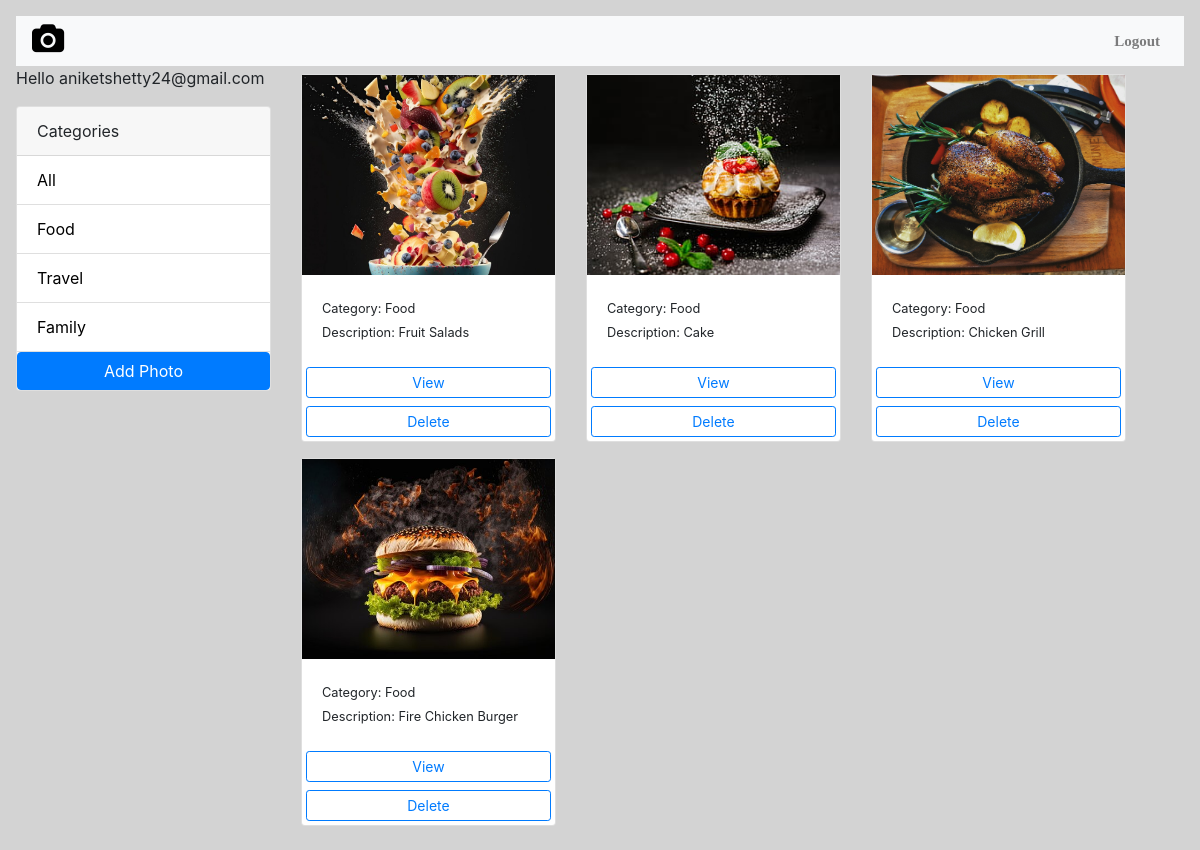
Page /gallery/?category=Food (signed in) on the committed database.
### Photo_Album_Application/models.py (models this page shows, shortened)
class Category(models.Model):
    class Meta:
        verbose_name = 'Category'
        verbose_name_plural = 'Categories'
    user = models.ForeignKey(
        User, on_delete=models.SET_NULL, null=True, blank=True)
    name = models.CharField(max_length=100, null=False, blank=False)

class Photo(models.Model):
    class Meta:
        verbose_name = 'Photo'
        verbose_name_plural = 'Photos'
    category = models.ForeignKey(
        Category, on_delete=models.SET_NULL, null=True, blank=True)
    image = models.ImageField(null=False, blank=False)
    description = models.TextField()

### Photo_Album_Application/views.py (the view)
# urls.py: path('gallery/', views.gallery, name='gallery'),
def gallery(request):
    user = request.user
    print(user, " gallery")
    category = request.GET.get('category')
    if category == None:
        photos = Photo.objects.filter(category__user=user)
    else:
        photos = Photo.objects.filter(
            category__name=category, category__user=user)
    categories = Category.objects.filter(user=user)
    context = {'categories': categories, 'photos': photos}
    return render(request, 'gallery.html', context)

### Photo_Album_Application/templates/gallery.html (shortened to what this page needs)
<!DOCTYPE html>
<html lang="en">
<head>
    <link href="https://stackpath.bootstrapcdn.com/bootstrap/4.5.2/css/bootstrap.min.css" rel="stylesheet">
    <link rel="stylesheet" href="https://cdnjs.cloudflare.com/ajax/libs/font-awesome/4.7.0/css/font-awesome.min.css">
    <link href="https://stackpath.bootstrapcdn.com/bootstrap/4.5.2/css/bootstrap.min.css" rel="stylesheet">
    <link rel="stylesheet" href="https://cdnjs.cloudflare.com/ajax/libs/font-awesome/4.7.0/css/font-awesome.min.css">
    {% load static %}
</head>
<body>
    <nav class="navbar navbar-expand-lg navbar-light bg-light">
        <a class="navbar-brand" href=""><i class="fa fa-camera" style="font-size:30px;color:black"></i></a>
        <div class="collapse navbar-collapse" id="navbarNav">
            <ul class="navbar-nav ml-auto">
                <li class="nav-item active">
                <li class="nav-item">
                    <a class="nav-link" href="{% url 'home'%}"><b>Logout</b></a>
                </li>
            </ul>
        </div>
    </nav>
    <body class="m-3">
    <div class="container">
        <div class="row">
            <div class="col-md-3">
                {% if request.user.is_authenticated %}
                <p>Hello {{request.user}}</p>
                {% endif %}
                <div class="card my-3">
                    <div class="card-header">
                        Categories
                    </div>
                    <ul class="list-group list-group-flush">
                        <li class="list-group-item">
                            <a href="{% url 'gallery' %}">All</a>
                        </li>
                        {% for category in categories %}
                        <li class=" list-group-item">
                            <a href="{% url 'gallery' %}?category={{category.name}}">
                                {{category.name}}
                            </a>
                        </li>
                        {% endfor %}
                        <a href="{% url 'add' %}" class="btn btn-primary btn-block ">Add Photo</a>
                    </ul>
                </div>
            </div>
            <div class="col-md-9">
                <div class="row">
                    {% for photo in photos %}
                    <div class="col-md-4">
                        <div class="card my-2">
                            <img class="image-thumbail" src="{{photo.image.url}}" alt="Card image cap">
                            <div class="card-body">
                                <small>Category: {{photo.category.name}}</small>
                                <br>
                                <small>Description: {{photo.description}}</small>
                            </div>
                            <a href="{% url 'photo' photo.id %}" class="btn btn-outline-primary btn-sm m-1">View</a>
                            <a class="btn btn-outline-primary btn-sm m-1" onclick ="delete_photo({{photo.id}})">Delete</a>
                        </div>
                    </div>
                    {% empty %}
                    <h3>No photos</h3>
                    {% endfor %}
                </div>
            </div>
        </div>
    </div>
</body>
<link rel='stylesheet' href='https://cdn.jsdelivr.net/npm/sweetalert2@7.12.15/dist/sweetalert2.min.css'></link>
</html>

### Photo_Album_Application/templates/gallery.html (style rules this page uses)
.image-thumbail { height: 200px; object-fit: cover; }
.list-group-item a { text-decoration: none; color: black; }
.navbar { font-family: Times, serif, Arial Black; font-size: 15px; background-color: grey; height: 60px; text-align: center; text-decoration: none; }
.navbar { font-family: Georgia, serif, Arial Black; font-size: 15px; background-color: black; height: 50px; text-align: center; text-decoration: none; }
body { background-color: lightgrey; }
.container { margin-left: -15px; }

### rows in the picture
Category: name "Food"
Category: name "Travel"
Category: name "Family"
Photo: image (picture), category.name "Food", description "Fruit Salads"
Photo: image (picture), category.name "Food", description "Cake"
Photo: image (picture), category.name "Food", description "Chicken Grill"
Photo: image (picture), category.name "Food", description "Fire Chicken Burger"

### other values in the picture
{{ request.user }} "aniketshetty24@gmail.com"
